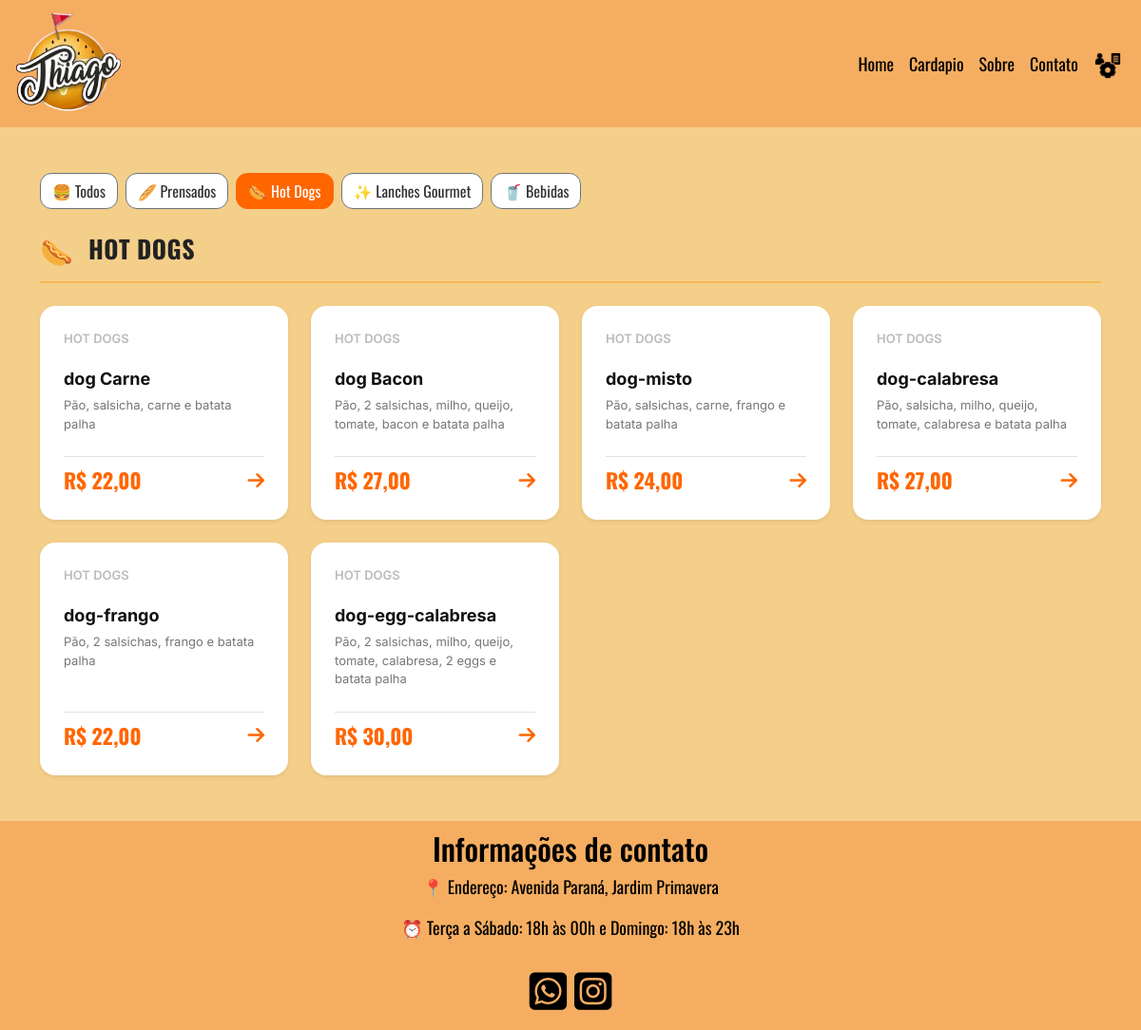
The app's page /cardapio?param=cardapio&categoria=HOT DOGS with its own data.
### tables this page shows
CREATE TABLE `produto` (
  `id_produto` int(11) NOT NULL,
  `id_categoria` int(11) NOT NULL,
  `nome_lanches` varchar(100) NOT NULL,
  `preco` float(10,2) NOT NULL,
  `popular` tinyint(1) DEFAULT 0,
  `ingredientes` text DEFAULT NULL
);

CREATE TABLE `categoria` (
  `id_categoria` int(11) NOT NULL,
  `nome_categoria` varchar(100) NOT NULL
);

### include/funcoes.php (called while the page is built, shortened)
<?php
function buscarTodosProdutos(mysqli $conn): array
{
    $cardapio = [];
    $icones = [
        'PRENSADOS' => '🥖',
        'HOT DOGS' => '🌭',
        'LANCHES GOURMET' => '✨',
        'BEBIDAS' => '🥤'
    ];
    $sql = "SELECT p.id_produto, p.nome_lanches, p.preco,
                   p.popular, p.ingredientes, c.nome_categoria
            FROM produto p
            JOIN categoria c ON p.id_categoria = c.id_categoria
            ORDER BY c.id_categoria, p.id_produto";
    $res = $conn->query($sql);
    while ($linha = $res->fetch_assoc()) {
        $categoria = strtoupper($linha['nome_categoria']);
        if (!isset($cardapio[$categoria])) {
            $cardapio[$categoria] = [
                'secao_titulo' => $categoria,
                'secao_icon'   => $icones[$categoria] ?? '🍔',
                'lanches'      => []
            ];
        }
        $ehPopular = ($linha['popular'] == 1 || $linha['popular'] === '1' || $linha['popular'] === true);
        $cardapio[$categoria]['lanches'][] = [
            'num'          => $categoria,
            'nome'         => $linha['nome_lanches'],
            'preco'        => (float) $linha['preco'],
            'ingredientes' => $linha['ingredientes'] ?? '',
            'popular'      => $ehPopular
        ];
    }
    return array_values($cardapio);
}

### pagina/cardapio.php (the view, shortened to what this page needs)
<?php
require_once "include/funcoes.php";
$cardapio_completo = buscarTodosProdutos($conn);
function filtrarPorCategoria(array $secoes, $categoriaSelecionada): array {
    $resultado = [];
    foreach ($secoes as $secao) {
        if (strtoupper($secao['secao_titulo']) === strtoupper($categoriaSelecionada)) {
            $resultado[] = $secao;
        }
    }
    return $resultado;
}
$categoriaAtual = $_GET['categoria'] ?? 'TODOS';
$cardapioParaExibir = filtrarPorCategoria($cardapio_completo, $categoriaAtual);
?>
<!DOCTYPE html>
<html lang="pt-br">
<head>
    <link href="https://cdn.jsdelivr.net/npm/bootstrap@5.3.0/dist/css/bootstrap.min.css" rel="stylesheet">
    <link rel="stylesheet" href="css/cardapio.css">
    <link rel="stylesheet" href="https://cdnjs.cloudflare.com/ajax/libs/font-awesome/6.5.1/css/all.min.css">
</head>
<body>
<div class="container menu-conteudo my-5">
    <div class="d-flex flex-wrap gap-2 mb-4 align-items-center">
        <a href="?param=cardapio&categoria=TODOS"
           class="btn <?php echo ($categoriaAtual === 'TODOS') ? 'btn-primary text-white' : 'btn-outline-secondary bg-white'; ?>"
           style="border-radius: 12px; font-family: 'Oswald', sans-serif; <?php echo ($categoriaAtual === 'TODOS') ? 'background-color: #ff6600; border-color: #ff6600;' : 'color: #333;'; ?>">
           🍔 Todos
        </a>
        <a href="?param=cardapio&categoria=PRENSADOS"
           class="btn <?php echo ($categoriaAtual === 'PRENSADOS') ? 'btn-primary text-white' : 'btn-outline-secondary bg-white'; ?>"
           style="border-radius: 12px; font-family: 'Oswald', sans-serif; <?php echo ($categoriaAtual === 'PRENSADOS') ? 'background-color: #ff6600; border-color: #ff6600;' : 'color: #333;'; ?>">
           🥖 Prensados
        </a>
        <a href="?param=cardapio&categoria=HOT DOGS"
           class="btn <?php echo ($categoriaAtual === 'HOT DOGS') ? 'btn-primary text-white' : 'btn-outline-secondary bg-white'; ?>"
           style="border-radius: 12px; font-family: 'Oswald', sans-serif; <?php echo ($categoriaAtual === 'HOT DOGS') ? 'background-color: #ff6600; border-color: #ff6600;' : 'color: #333;'; ?>">
           🌭 Hot Dogs
        </a>
        <a href="?param=cardapio&categoria=LANCHES GOURMET"
           class="btn <?php echo ($categoriaAtual === 'LANCHES GOURMET') ? 'btn-primary text-white' : 'btn-outline-secondary bg-white'; ?>"
           style="border-radius: 12px; font-family: 'Oswald', sans-serif; <?php echo ($categoriaAtual === 'LANCHES GOURMET') ? 'background-color: #ff6600; border-color: #ff6600;' : 'color: #333;'; ?>">
           ✨ Lanches Gourmet
        </a>
        <a href="?param=cardapio&categoria=BEBIDAS"
           class="btn <?php echo ($categoriaAtual === 'BEBIDAS') ? 'btn-primary text-white' : 'btn-outline-secondary bg-white'; ?>"
           style="border-radius: 12px; font-family: 'Oswald', sans-serif; <?php echo ($categoriaAtual === 'BEBIDAS') ? 'background-color: #ff6600; border-color: #ff6600;' : 'color: #333;'; ?>">
           🥤 Bebidas
        </a>
    </div>
    <?php foreach ($cardapioParaExibir as $secao): ?>
        <div class="menu-secao mb-5">
            <div class="secao-header d-flex align-items-center mb-4">
                <span class="secao-icon"><?php echo $secao['secao_icon']; ?></span>
                <h2 class="secao-title ms-3"><?php echo $secao['secao_titulo']; ?></h2>
            </div>
            <div class="row row-cols-1 row-cols-sm-2 row-cols-md-4 g-4">
                <?php foreach ($secao['lanches'] as $lanche): ?>
                    <div class="col">
                        <div class="card card-menu h-100 shadow-sm border-0 position-relative">
                            <div class="card-body d-flex flex-column justify-content-between p-4">
                                <div class="d-flex justify-content-between align-items-center mb-3">
                                    <span class="lanche-num"><?php echo $lanche['num']; ?></span>
                                </div>
                                <div class="mb-4">
                                    <h4 class="lanche-nome"><?php echo $lanche['nome']; ?></h4>
                                    <p class="lanche-ingredientes card-text"><?php echo $lanche['ingredientes']; ?></p>
                                </div>
                                <div class="d-flex justify-content-between align-items-center mt-auto pt-2 border-top">
                                    <span class="lanche-preco">R$ <?php echo number_format($lanche['preco'], 2, ',', '.'); ?></span>
                                    <a href="https://wa.me/5544998340641?text=Olá, gostaria de pedir <?php echo urlencode($lanche['nome']); ?>"
                                       target="_blank" class="seta-link text-decoration-none">
                                        <i class="fa-solid fa-arrow-right"></i>
                                    </a>
                                </div>
                            </div>
                        </div>
                    </div>
                <?php endforeach; ?>
            </div>
        </div>
    <?php endforeach; ?>
</div>
</body>
</html>

### css/index.css (style rules this page uses)
* { margin: 0; padding: 0; }
body { background-color:#f4cf8a; }

### css/cardapio.css (style rules this page uses)
* { margin: 0; padding: 0; }
body { background-color: #f4cf8a; }
.secao-header { border-bottom: 2px solid #f5b753; padding-bottom: 10px; }
.secao-icon { font-size: 28px; }
.secao-title { font-family: 'Oswald', sans-serif; font-size: 26px; font-weight: 700; color: #222; letter-spacing: 0.5px; }
.card-menu { border-radius: 16px !important; background-color: #ffffff; transition: transform 0.25s ease, box-shadow 0.25s ease, border-color 0.25s ease; border: 1px solid transparent !important; }
.lanche-num { font-family: 'Inter', sans-serif; font-size: 13px; color: #bbb; font-weight: 600; }
.lanche-nome { font-family: 'Inter', sans-serif; font-size: 18px; font-weight: 700; color: #111; margin-top: 5px; }
.lanche-ingredientes { font-family: 'Inter', sans-serif; font-size: 13px; color: #777; line-height: 1.5; }
.lanche-preco { font-family: 'Oswald', sans-serif; font-size: 22px; color: #ff6600; font-weight: 700; }
.seta-link { color: #ff6600; font-size: 20px; transition: transform 0.2s; }

### records on screen
produto: id_categoria.nome_categoria "HOT DOGS", nome_lanches "dog Carne", ingredientes "Pão, salsicha, carne e batata palha", preco "22,00"
produto: id_categoria.nome_categoria "HOT DOGS", nome_lanches "dog Bacon", ingredientes "Pão, 2 salsichas, milho, queijo, tomate, bacon e batata palha", preco "27,00"
produto: id_categoria.nome_categoria "HOT DOGS", nome_lanches "dog-misto", ingredientes "Pão, salsichas, carne, frango e batata palha", preco "24,00"
produto: id_categoria.nome_categoria "HOT DOGS", nome_lanches "dog-calabresa", ingredientes "Pão, salsicha, milho, queijo, tomate, calabresa e batata palha", preco "27,00"
produto: id_categoria.nome_categoria "HOT DOGS", nome_lanches "dog-frango", ingredientes "Pão, 2 salsichas, frango e batata palha", preco "22,00"
produto: id_categoria.nome_categoria "HOT DOGS", nome_lanches "dog-egg-calabresa", ingredientes "Pão, 2 salsichas, milho, queijo, tomate, calabresa, 2 eggs e batata palha", preco "30,00"

### other values on screen
$secao['secao_icon'] "🌭"
$secao['secao_titulo'] "HOT DOGS"
